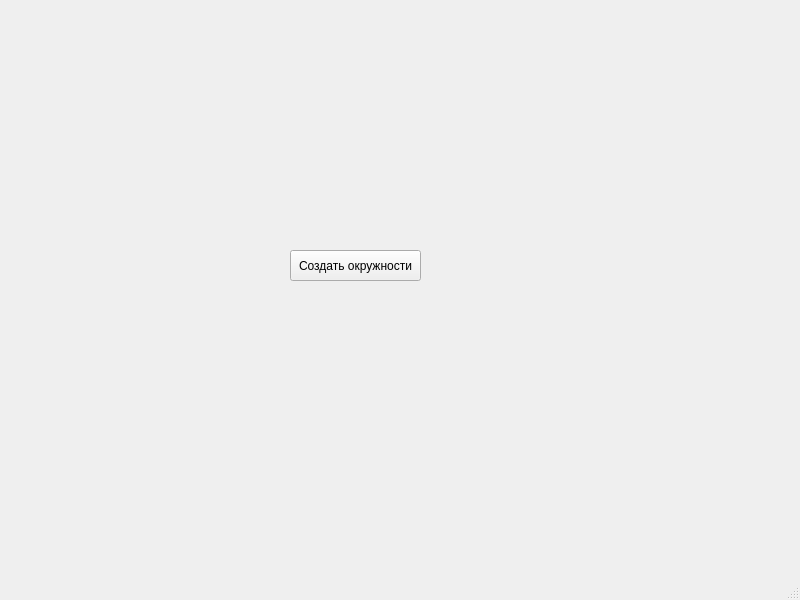
<?xml version="1.0" encoding="UTF-8"?>
<ui version="4.0">
 <class>MainWindow</class>
 <widget class="QMainWindow" name="MainWindow">
  <property name="geometry">
   <rect>
    <x>0</x>
    <y>0</y>
    <width>800</width>
    <height>600</height>
   </rect>
  </property>
  <property name="windowTitle">
   <string>MainWindow</string>
  </property>
  <widget class="QWidget" name="centralwidget">
   <widget class="QPushButton" name="btnOK">
    <property name="geometry">
     <rect>
      <x>290</x>
      <y>250</y>
      <width>131</width>
      <height>31</height>
     </rect>
    </property>
    <property name="text">
     <string>Создать окружности</string>
    </property>
   </widget>
  </widget>
  <widget class="QMenuBar" name="menubar">
   <property name="geometry">
    <rect>
     <x>0</x>
     <y>0</y>
     <width>800</width>
     <height>21</height>
    </rect>
   </property>
  </widget>
  <widget class="QStatusBar" name="statusbar"/>
 </widget>
 <resources/>
 <connections/>
</ui>
